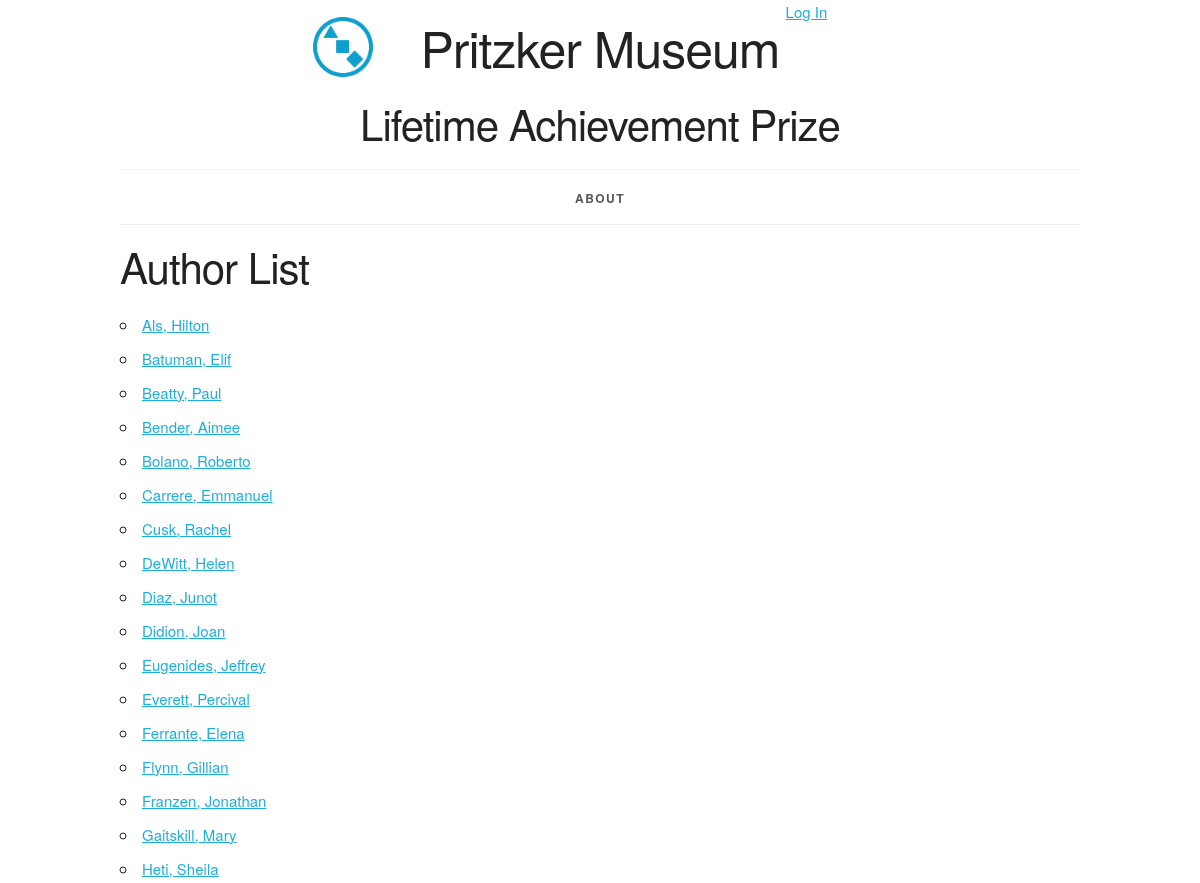
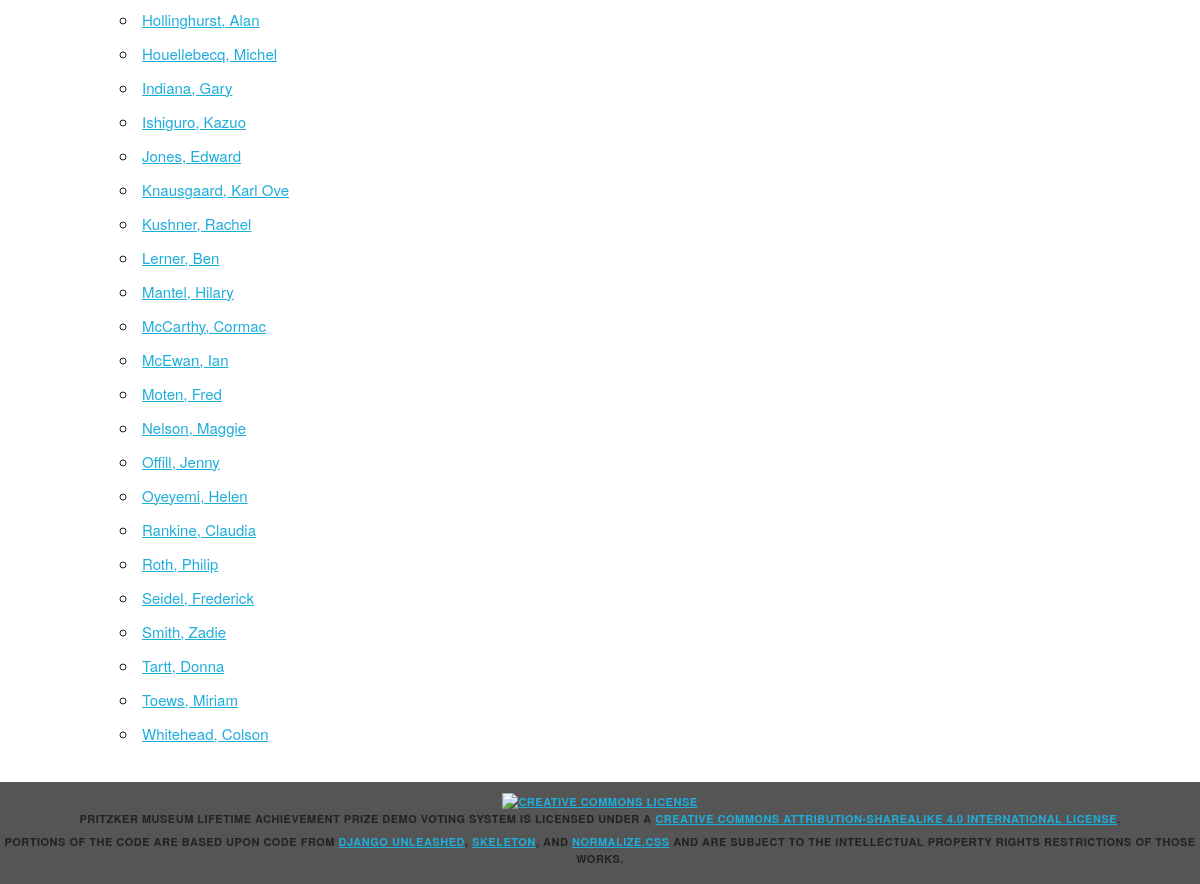
Page /author_list/ on the committed database (2 pictures, top to bottom).
### webVotingApp/models.py (models this page shows, shortened)
class Author(models.Model):
    def get_absolute_url(self):
        return reverse(
            'webVotingApp_author_detail_urlpattern',
            kwargs={'pk': self.pk}
        )
    author_id = models.AutoField(primary_key=True)
    author_last_name = models.CharField(max_length=45)
    author_first_name = models.CharField(max_length=45)
    active = models.BooleanField(default=True)
    info_href = models.CharField(max_length=300)
    def __str__(self):
        return '%s, %s' % (self.author_last_name, self.author_first_name)
    class Meta:
        ordering = ['author_last_name', 'author_first_name']
        unique_together = (('author_first_name', 'author_last_name'),)

### webVotingApp/views.py (the view)
class AuthorList(ListView, LoginRequiredMixin, PermissionRequiredMixin):
    permission_required = 'webVotingApp.view_author'
    model = Author

### webVotingApp/templatetags/group_test.py (called while the page is built)
@register.filter(name='has_group')
def has_group(user, group_name):
    return user.groups.filter(name=group_name).exists()

### webVotingApp/templates/webVotingApp/author_list.html (shortened to what this page needs)
{% extends 'webVotingApp/base.html' %}
{% block org_content %}
  <h2>Author List</h2>
  <ul>
    {% for author in author_list %}
      <li>
        <a href="{{ author.get_absolute_url }}">
          {{ author }}</a>
      </li>
    {% empty %}
      <li><em>There are currently no authors available.</em></li>
    {% endfor %}
  </ul>
{% endblock %}

### webVotingApp/static/webVotingApp/skeleton.css (style rules this page uses)
html { font-size: 62.5%; }
body { font-size: 1.5em; line-height: 1.6; font-weight: 400; font-family: "Raleway", "HelveticaNeue", "Helvetica Neue", Helvetica, Arial, sans-serif; color: #222; }
h1, h2, h3, h4, h5, h6 { margin-top: 0; margin-bottom: 2rem; font-weight: 300; }
h2 { font-size: 3.6rem; line-height: 1.25; letter-spacing: -.1rem; }
@media (min-width: 550px) { h2 { font-size: 4.2rem; } }
a { color: #1EAEDB; }
ul { list-style: circle inside; }
ol, ul { padding-left: 0; margin-top: 0; }
li { margin-bottom: 1rem; }
pre, blockquote, dl, figure, table, p, ul, ol, form { margin-bottom: 2.5rem; }

### webVotingApp/static/webVotingApp/style.css (style rules this page uses)
html { height: 100%; background-color: #555; }
body { background-color: white; }

### rows in the picture
Author: author_last_name+author_first_name "Als, Hilton"
Author: author_last_name+author_first_name "Batuman, Elif"
Author: author_last_name+author_first_name "Beatty, Paul"
Author: author_last_name+author_first_name "Bender, Aimee"
Author: author_last_name+author_first_name "Bolano, Roberto"
Author: author_last_name+author_first_name "Carrere, Emmanuel"
Author: author_last_name+author_first_name "Cusk, Rachel"
Author: author_last_name+author_first_name "DeWitt, Helen"
Author: author_last_name+author_first_name "Diaz, Junot"
Author: author_last_name+author_first_name "Didion, Joan"
Author: author_last_name+author_first_name "Eugenides, Jeffrey"
Author: author_last_name+author_first_name "Everett, Percival"
Author: author_last_name+author_first_name "Ferrante, Elena"
Author: author_last_name+author_first_name "Flynn, Gillian"
Author: author_last_name+author_first_name "Franzen, Jonathan"
Author: author_last_name+author_first_name "Gaitskill, Mary"
Author: author_last_name+author_first_name "Heti, Sheila"
Author: author_last_name+author_first_name "Hollinghurst, Alan"
Author: author_last_name+author_first_name "Houellebecq, Michel"
Author: author_last_name+author_first_name "Indiana, Gary"
Author: author_last_name+author_first_name "Ishiguro, Kazuo"
Author: author_last_name+author_first_name "Jones, Edward"
Author: author_last_name+author_first_name "Knausgaard, Karl Ove"
Author: author_last_name+author_first_name "Kushner, Rachel"
Author: author_last_name+author_first_name "Lerner, Ben"
Author: author_last_name+author_first_name "Mantel, Hilary"
Author: author_last_name+author_first_name "McCarthy, Cormac"
Author: author_last_name+author_first_name "McEwan, Ian"
Author: author_last_name+author_first_name "Moten, Fred"
Author: author_last_name+author_first_name "Nelson, Maggie"
Author: author_last_name+author_first_name "Offill, Jenny"
Author: author_last_name+author_first_name "Oyeyemi, Helen"
Author: author_last_name+author_first_name "Rankine, Claudia"
Author: author_last_name+author_first_name "Roth, Philip"
Author: author_last_name+author_first_name "Seidel, Frederick"
Author: author_last_name+author_first_name "Smith, Zadie"
Author: author_last_name+author_first_name "Tartt, Donna"
Author: author_last_name+author_first_name "Toews, Miriam"
Author: author_last_name+author_first_name "Whitehead, Colson"
